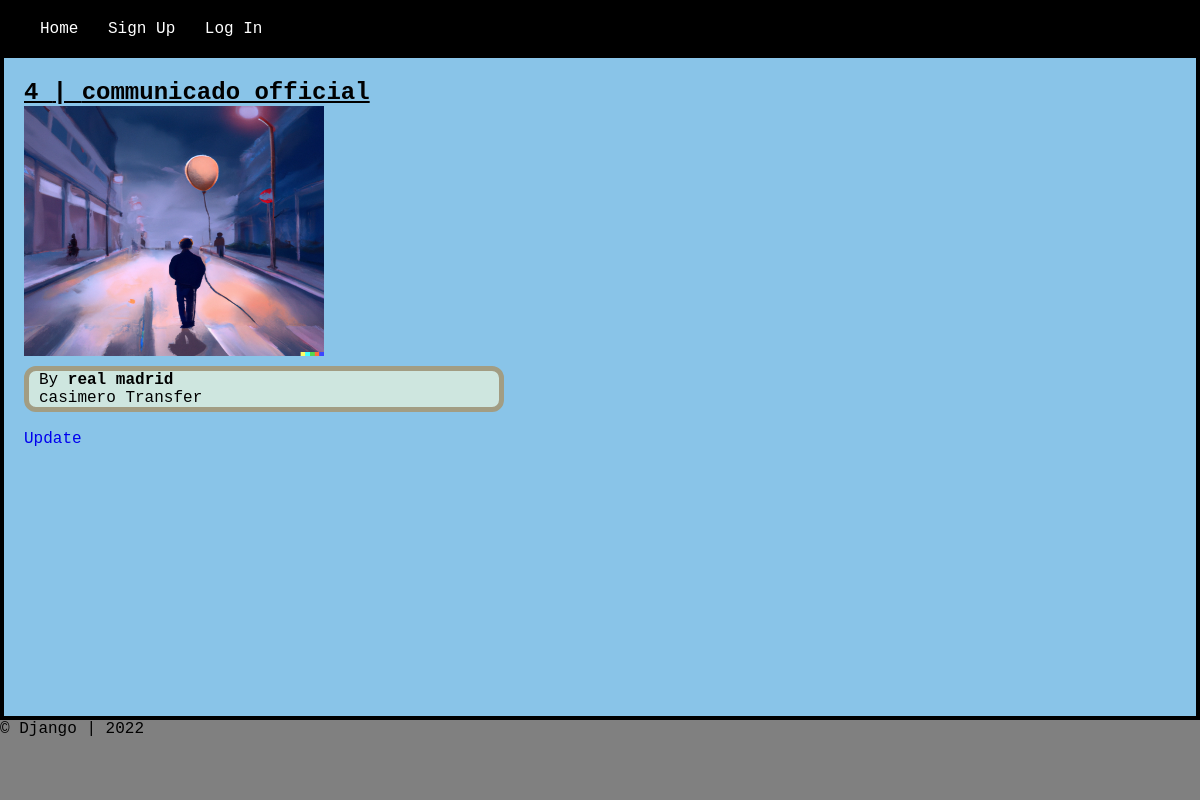
The app's page /post/4 with its own data.
### posts/models.py (models this page shows, shortened)
class Post(models.Model):
    title = models.CharField(max_length=50)
    author = models.CharField(max_length=50)
    content = models.TextField()
    thumbnail = models.ImageField(upload_to='posts/static/img/thumbnails', default='default.png')
    date_created=models.DateTimeField(auto_now_add=True)

### posts/views.py (the view)
# urls.py: path('post/<int:post_id>', views.post_detail, name='post_detail' ),
def post_detail(request, post_id):
    post = Post.objects.get(pk = post_id)
    image_url = post.thumbnail
    context = {
        'post': post,
        'image_url' : image_url
    }
    return render(request, 'post_detail.html', context)

### templates/post_detail.html
{% extends 'base.html' %}
{% load static %}
{% block content %}
    <div class="post-details">
        <h2><u>{{ post.id }} | {{ post.title }}</u></h2>
        <img class="image" src=" {{ image_url | cut:'posts' }} " alt="photo">
        <div class="main-content">
        <p>By <b>{{ post.author }}</b></p>
        <p>{{ post.content }}</p>
        </div>
        <br>
        <a href="{% url 'update_post' post_id=post.id %}" class="update-link">Update</a>
    </div>
{% endblock content %}

### posts/static/css/main.css (style rules this page uses)
* { padding: 0; margin: 0; box-sizing: border-box; font-family: 'Kinnari', 'Courier New', Courier, monospace; }
.image { width: 300px; height: 250px; }
a { text-decoration: none; }
.post-details { padding: 20px; padding-top: 75px; height: 90vh; display: flex; flex-direction: column; background: #89c4e8; box-sizing: border-box; border: 4px solid black; }
.main-content { margin-top: 10px; padding-left: 10px; background-color: #cee6df; box-sizing: border-box; border: 5px solid #a29d83; width: 40vw; border-radius: 12px; }

### records on screen
Post: id "4", title "communicado official", thumbnail (picture), author "real madrid", content "casimero Transfer"
